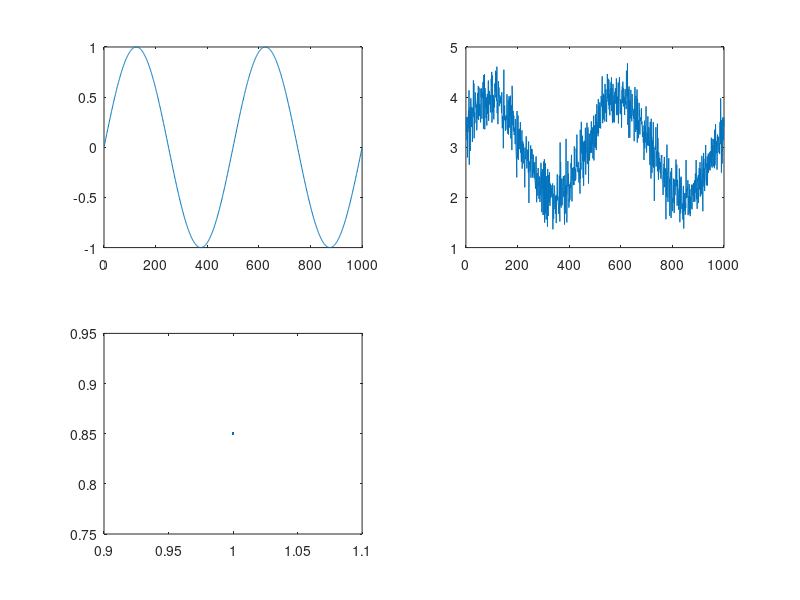

This figure's MATLAB source:




Fs=1000;
T=1:1:Fs;
W=2*pi*1/500;
X=sin(W*T);
Y=sin(W*T+pi/8)+normrnd(1,0.3,[1,1000])+2;

figure(1);
subplot(2,2,1);
plot(T,X);

subplot(2,2,2);
plot(T,Y);


person=(mean(X.*Y)-mean(X)*mean(Y))/(std(X)*std(Y));

subplot(2,2,3);
plot(1,person);


